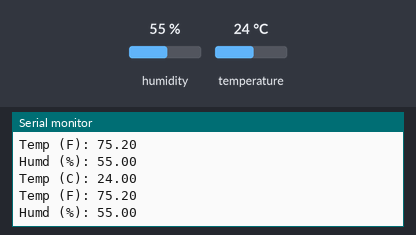
A sketch run on a simulated ESP8266 (NodeMCU). Shown: the last lines printed to the serial monitor. The inputs (shaded band) are chosen by the test bench; at power-on: humidity 55 %, temperature 24 °C.

Above: at 2.8 s.
2.9 s: humidity set to 22 %
At 5.2 s:
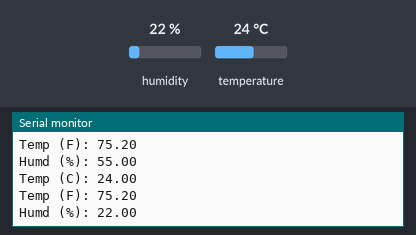
5.6 s: temperature set to 12 °C
At 7.2 s:
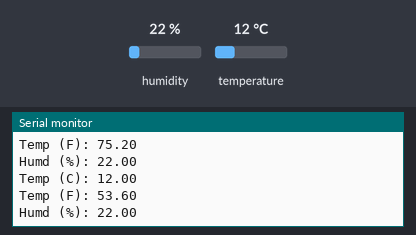
8.3 s: humidity set to 40 %
At 11.0 s:
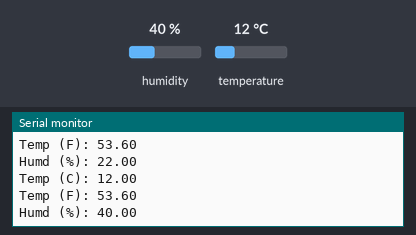
Timing chart, 0 to 12.5 s (numbered marks = the images above; inputs shaded):
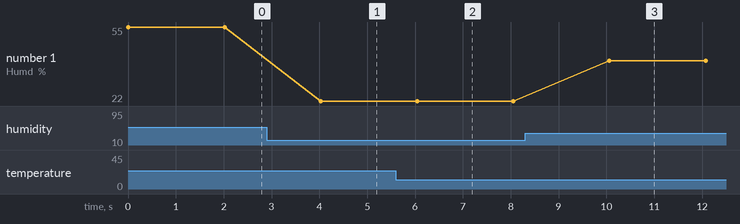

The sketch:

dht-basic-read.ino
```cpp
#include <DHTesp.h>

#define DHT11_PIN D0

DHTesp dht; // constructs a DHTesp object (C++ style)

void setup() {

  Serial.begin(9600);
  dht.setup(DHT11_PIN, DHTesp::DHT11);

}

void loop() {

  float myTemp = dht.getTemperature();
  float myHumd = dht.getHumidity();

  // check to see if the temperature and humidity values were retrieved successfully
  if (isnan(myTemp) || isnan(myHumd)) {
    Serial.println("Error Reading");
    Serial.println();

    delay(6000); // wait six seconds before trying to read again

    return;
  }

  float myTempF = (myTemp * (9.0/5.0)) + 32;

  Serial.print("Temp (C): "); Serial.println(myTemp);
  Serial.print("Temp (F): "); Serial.println(myTempF);
  Serial.print("Humd (%): "); Serial.println(myHumd);
  Serial.println();

  delay(2000);

}
```

Measured:
- after the input at 2.9 s, the serial monitor: prints a new line after 1.1 s (image 1)
- after the input at 5.6 s, the serial monitor: prints a new line after 0.44 s (image 2)
- after the input at 8.3 s, the serial monitor: prints a new line after 1.8 s (image 3)
- plotted number 1: 55 → 22 after the input at 2.9 s, 22 → 40 after the input at 8.3 s
